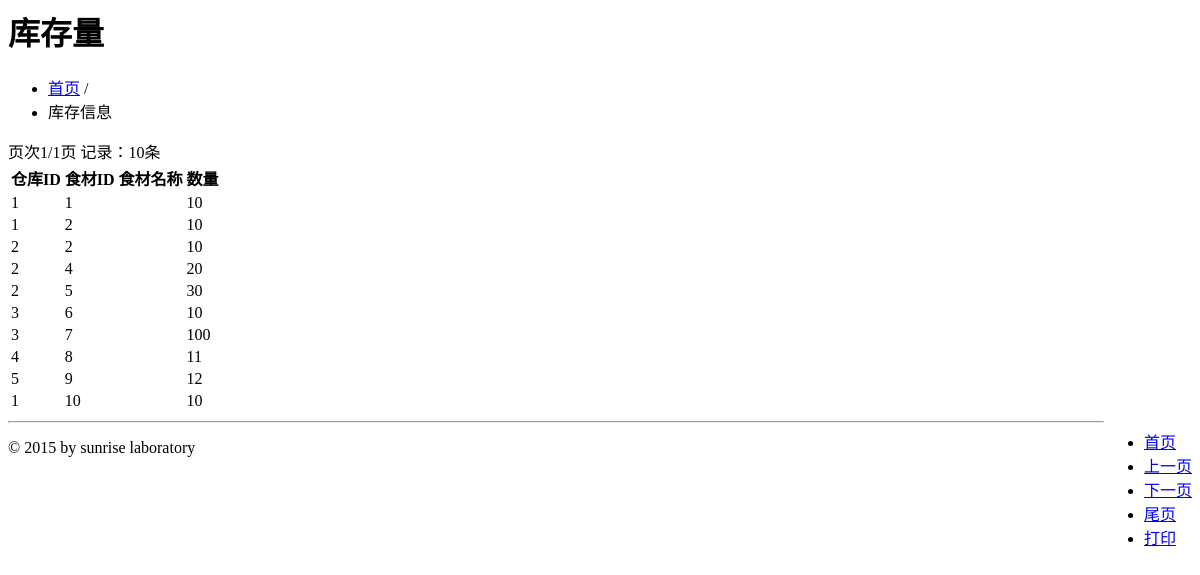
The app's page /newRes/purchase_statistics.php (signed in), older data.
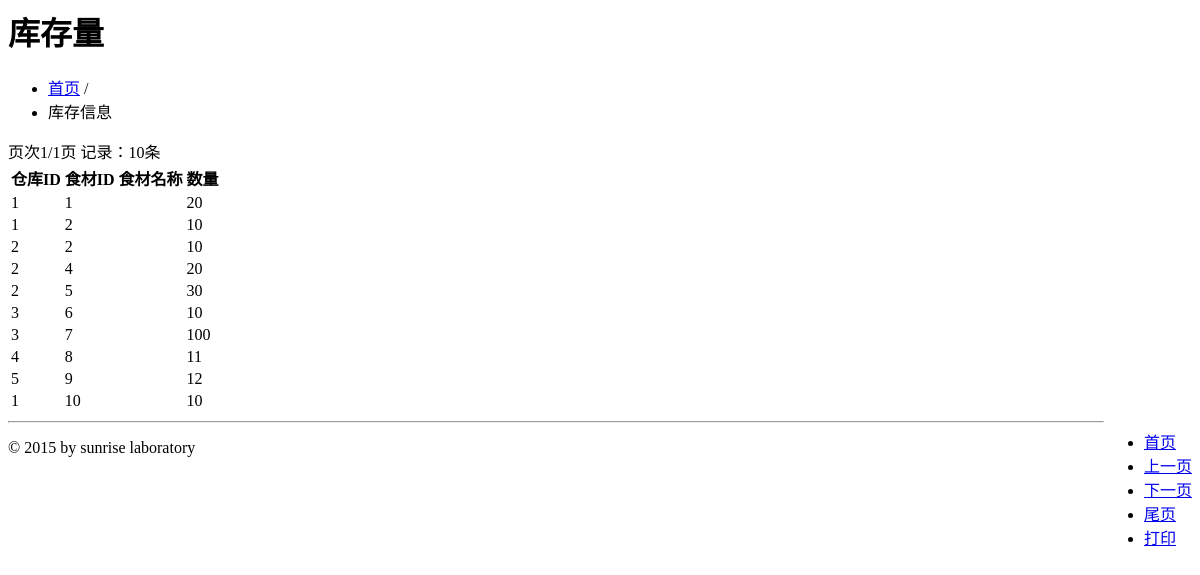
The same page, newer data.
### tables this page shows
CREATE TABLE `ingredientrepertory` (
  `ingredientsID` bigint(20) NOT NULL,
  `repertoryID` bigint(20) NOT NULL,
  `number` float NOT NULL,
  PRIMARY KEY  (`ingredientsID`,`repertoryID`)
);

### newRes/purchase_statistics.php (the view, shortened to what this page needs)
<?php
	if(isset($_GET['page'])){
		$page=$_GET['page'];
	}
	else{
		$page=1;
	}
	$page_count=20;
	$sql=mysql_query("SELECT IngredientRepertory.repertoryID,IngredientRepertory.ingredientsID,INGREDIENTS.ingredientName, IngredientRepertory.number, INGREDIENTS.description FROM IngredientRepertory INNER JOIN INGREDIENTS ON IngredientRepertory.ingredientsID = INGREDIENTS.ingredientsID INNER JOIN
 REPERTORY ON IngredientRepertory.repertoryID = REPERTORY.repertoryID
 ");
	$row=mysql_num_rows($sql);
	$page_page=ceil($row/$page_count);
	$last_record=($page-1)*$page_count;
?>
 	<div class="content">
    	<div class="header">
            <h1 class="page-title">库存量</h1>
        </div>
        <ul class="breadcrumb">
            <li><a href="index.php">首页</a> <span class="divider">/</span></li>
            <li class="active">库存信息</li>
        </ul>
        <div class="container-fluid">
            <div class="row-fluid">
<div class="header">
<label>页次<?php echo $page;?>/<?php echo $page_page;?>页 记录：<?php echo $row;?>条</label>
</div>
<div class="well" id="purchase">
  <table class="table" id="table3">
      <tr align="center" valign="middle">
          <th>仓库ID</th>
          <th>食材ID</th>
          <th>食材名称</th>
          <th>数量</th>
          <th>
      </tr>
      <?php
          $sqls=mysql_query("SELECT IngredientRepertory.repertoryID,IngredientRepertory.ingredientsID,INGREDIENTS.ingredientName, IngredientRepertory.number, INGREDIENTS.description FROM IngredientRepertory INNER JOIN INGREDIENTS ON IngredientRepertory.ingredientsID = INGREDIENTS.ingredientsID INNER JOIN
   REPERTORY ON IngredientRepertory.repertoryID = REPERTORY.repertoryID  limit $last_record,$page_count
   ");
            $array=mysql_fetch_array($sqls);
            do{
      ?>
      <tr>
          <td><?php echo $array['repertoryID'];?></td>
          <td><?php echo $array['ingredientsID'];?></td>
          <td><?php echo $array['ingredientNmae'];?></td>
          <td><?php echo $array['number'];?></td>
      </tr>
      <?php
      }while($array=mysql_fetch_array($sqls));
      ?>
      </table>
   </div>
       <div class="pagination" >
                  <ul style="float:right;">
                    <li><a href="purchase_manage.php?page=1">首页</a> </li>
                    <li><a href="purchase_manage.php?page=<?php if($page==1){echo $page=1; }else{ echo $page-1; }?>">上一页</a></li>
                    <li><a href="purchase_manage.php?page=<?php if($page<$page_page){echo $page+1;}else{ echo $page_page;}?>">下一页</a></li>
                    <li><a href="purchase_manage.php?page=<?php echo $page_page;?>">尾页</a></li>
                    <li><a href="#" onClick="stamp('page_stats');">打印</a></li>
                  </ul>
          </div>
                    <footer>
                        <hr>
                        <p>&copy; 2015 by sunrise laboratory </p>
                </footer>
    </div>

Row changes from the older to the newer data that the page shows:
changed ingredientrepertory (number 1 of 10 on the later page): number "10" → "20"
